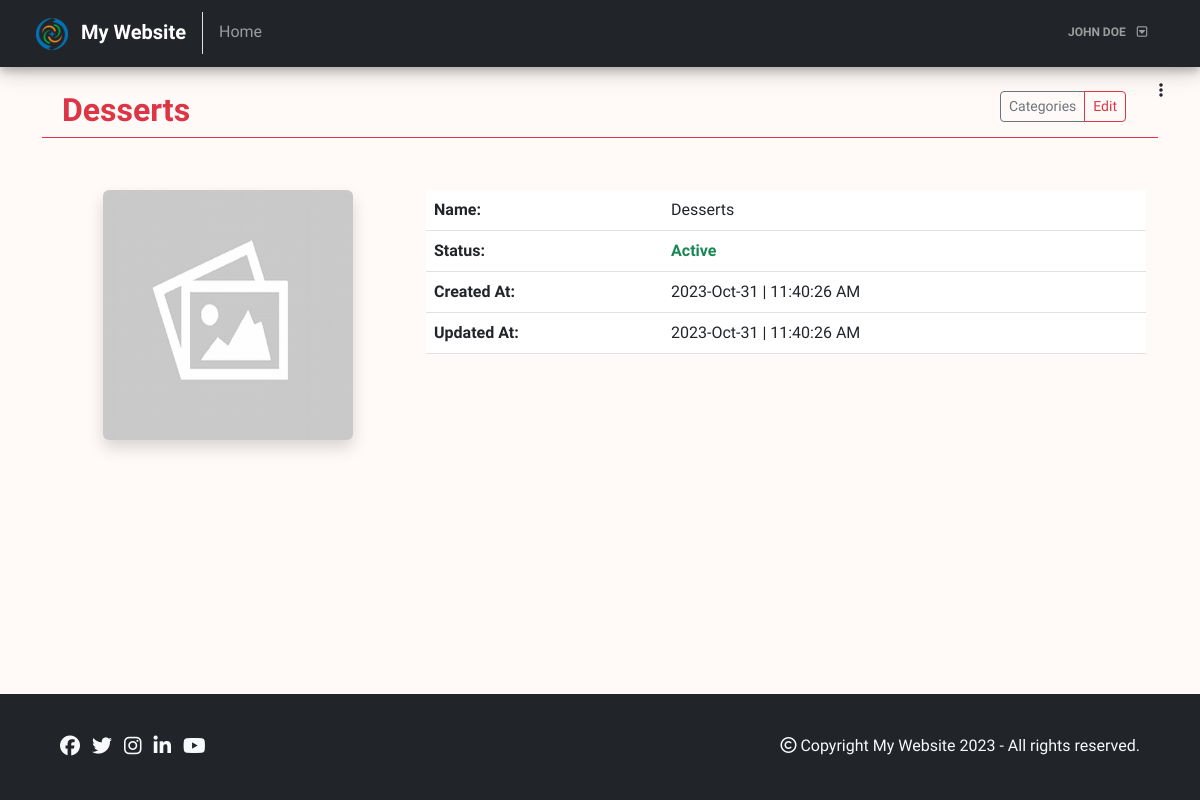
Screenshot of /admin/categories/view.php?id=10 (signed in) with the database file from the repository.
### tables this page shows
CREATE TABLE `categories` (
  `id` int(11) NOT NULL,
  `name` varchar(255) NOT NULL,
  `image` varchar(255) DEFAULT NULL,
  `status` tinyint(1) DEFAULT 1,
  `created_at` datetime NOT NULL DEFAULT current_timestamp(),
  `updated_at` datetime NOT NULL DEFAULT current_timestamp()
);

### logics/db.php (called while the page is built, shortened)
<?php
class db
{
	private $dbHost = "localhost";
	private $dbUser = "root";
	private $dbPassword = "";
	private $dbName = "php_basic_crud_db";
	private $mysqli = "";
	private $conn = false;
	public function __construct()
	{
		if(!$this->conn)
		{
			$this->mysqli = new mysqli($this->dbHost, $this->dbUser, $this->dbPassword, $this->dbName);
			$this->conn = true;
		}
		else
		{
			return true;
		}
	}
	public function dynamicallyBindParameters($query, $params)
	{
		$types = '';
	        foreach($params as $param)
	        {
	            if(is_int($param))
	            {	$types .= 'i';	}
	            elseif (is_float($param))
	            {	$types .= 'd';	}
	            elseif (is_string($param))
	            {   $types .= 's';	}
	            else
	            {   $types .= 'b';	}
	        }
	        $bind_names[] = $types;
	        for ($i=0; $i<count($params);$i++)
	        {
	            $bind_name = 'bind' . $i;
	            $bind_names[] = &$$bind_name;
	        }
	        return $bind_names;
	}
	public function executeSQL($query, $params, $select = false)
	{
	    if (!empty($params))
	    {
	        $bind_names = $this->dynamicallyBindParameters($query, $params);
			$query = $this->mysqli->prepare($query);
	        call_user_func_array(array($query,'bind_param'), $bind_names);
	        $query->execute();
	        if($select)
	        {
	        	$result = $query->get_result()->fetch_all(MYSQLI_ASSOC);
	    	}
	    }
	    return $result;
	}
}
?>

### admin/categories/variables.php (called while the page is built, shortened)
<?php
$plural = "categories";
?>

### admin/categories/view.php (the view, shortened to what this page needs)
<?php
include('../../logics/db.php');
$obj = new db();
include('variables.php');
$id = $_GET['id'];
$paramList = [$id];
$sql = "SELECT * FROM $plural WHERE id = ? AND status != 0";
$result = $obj->executeSQL($sql, $paramList, true);
if($result == '' || empty($result))
{
    $_SESSION['error'] = "Something went wrong.";
    header('location: index.php'); die();
}
else
{
    $row = $result[0];
}
?>
<!DOCTYPE html>
<html lang="en">
<head>
    <?php include('../includes/head-contents.php'); ?>
</head>
<body>
    <?php include('../includes/admin-navbar.php'); ?>
    <?php include('../includes/admin-sidebar.php'); ?>
    <div class="container my-4">
        <div class="row px-2">
            <div class="col-6">
                <h2 class="text-danger fw-bold"><?php echo $row['name']; ?></h2>
            </div>
            <div class="col-6 text-end">
                <div class="btn-group" role="group" aria-label="Basic outlined example">
                    <a href="index.php" type="button" class="btn btn-sm btn-outline-secondary"><?php echo ucwords($plural); ?></a>
                    <a href="edit.php?id=<?php echo $row['id'] ?>" type="button" class="btn btn-sm btn-outline-danger">Edit</a>
                </div>
            </div>
        </div>
        <hr class="text-danger opacity-100 my-0">
    </div>
    <div class="container my-5 px-4 py-1">
        <div class="row">
            <div class="col-md-4 text-center">
                <?php $img = empty($row['image']) ? "../../images/placeholder.png" : "../uploads/$plural/" . $row['image']?>
                <img src="<?php echo $img; ?>" class="img img-fluid shadow rounded mb-4 entityImage">
            </div>
            <div class="col-md-8">
                <table class="table">
                    <tr>
                        <td class="fw-bold">Name:</td>
                        <td><?php echo $row['name'] ?></td>
                    </tr>
                    <tr>
                        <?php
                            $status = "";
                            $statusClass = "";
                            if ($row['status'] == "1")
                            {
                                $status =  "Active";
                                $statusClass = "text-success";
                            }
                            elseif($row['status'] == "0")
                            {
                                $status =  "Blocked";
                                $statusClass = "text-danger";
                            }
                        ?>
                        <td class="fw-bold">Status:</td>
                        <td class="<?php echo $statusClass; ?> fw-bold"><?php echo $status ?></td>
                    </tr>
                    <tr>
                        <td class="fw-bold">Created At:</td>
                        <td><?php echo date('Y-M-d | h:i:s A', strtotime($row["created_at"])) ?></td>
                    </tr>
                    <tr>
                        <td class="fw-bold">Updated At:</td>
                        <td><?php echo date('Y-M-d | h:i:s A', strtotime($row["updated_at"])) ?></td>
                    </tr>
                </table>
            </div>
        </div>
    </div>
    <?php include('../../includes/footer.php'); ?>
</body>
</html>

### css/style.css (style rules this page uses)
* { font-family: 'Cabin', Helvetica, sans-serif; }
body { min-height: 100vh; position: relative; margin: 0; padding-bottom: 100px; box-sizing: border-box; background-color: #FFFAF8; }
.entityImage { width: 250px; height: 250px; }

### rows the page displays
categories: name "Desserts", status "Active", created_at "2023-Oct-31 | 11:40:26 AM", updated_at "2023-Oct-31 | 11:40:26 AM"

### other values shown
WEBSITE_NAME "My Website"
$_SESSION['username'] "JOHN DOE"
$plural "Categories"
